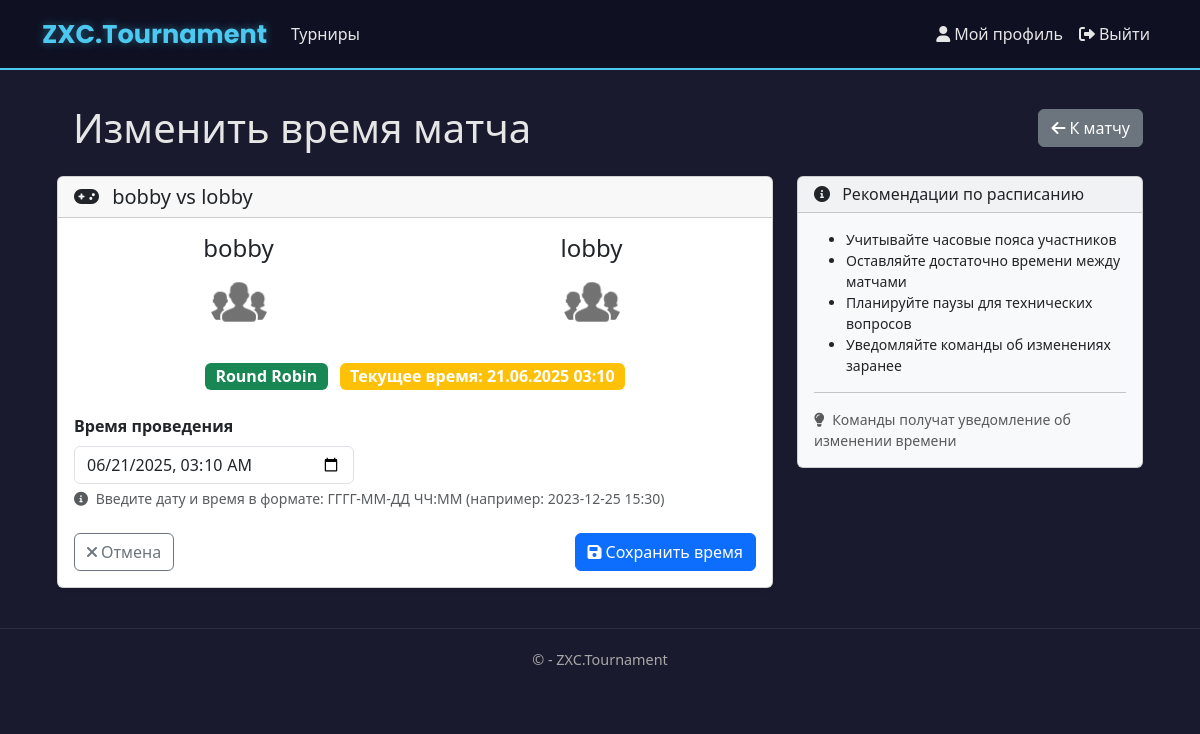
The page /tournaments/5/matches/6/schedule/ (signed in) on the database its author committed.
### app/models.py (models this page shows, shortened)
class RoundRobinMatch(models.Model):
    table = models.ForeignKey(RoundRobinTable, on_delete=models.CASCADE, related_name='matches')
    team1 = models.ForeignKey(Team, on_delete=models.CASCADE, related_name='rr_team1_matches')
    team2 = models.ForeignKey(Team, on_delete=models.CASCADE, related_name='rr_team2_matches')
    winner = models.ForeignKey(Team, on_delete=models.SET_NULL, null=True, blank=True, related_name='rr_won_matches')
    team1_score = models.PositiveIntegerField(default=0)
    team2_score = models.PositiveIntegerField(default=0)
    format = models.CharField(max_length=3, choices=TournamentBracket.FORMAT_CHOICES, default='BO3')
    scheduled_time = models.DateTimeField(null=True, blank=True)
    is_completed = models.BooleanField(default=False)
    round_number = models.PositiveIntegerField(default=1)
    class Meta:
        unique_together = ('table', 'team1', 'team2')
        ordering = ['round_number', 'scheduled_time']
        verbose_name = 'Матч Round Robin'
        verbose_name_plural = 'Матчи Round Robin'

class Team(models.Model):
    name = models.CharField(
        max_length=20,
        unique=True,
        verbose_name="Название команды",
        error_messages={
            'unique': "Команда с таким названием уже существует"
        }
    )
    avatar = models.ImageField(
        upload_to='team_avatars/',
        default='team_avatars/default_team.jpg',
        blank=True,
        null=True,
        verbose_name="Аватар команды"
    )
    captain = models.ForeignKey(
        User,
        on_delete=models.CASCADE,
        related_name='captained_teams',
        verbose_name="Капитан"
    )
    members = models.ManyToManyField(
        User,
        related_name='teams',
        blank=True,
        verbose_name="Участники"
    )
    created_at = models.DateTimeField(
        auto_now_add=True,
        verbose_name="Дата создания"
    )
    invite_code = models.CharField(
        max_length=32,
        unique=True,
        verbose_name="Код приглашения"
    )
    class Meta:
        verbose_name = 'Команда'
        verbose_name_plural = 'Команды'
        ordering = ['-created_at']

### app/views.py (the view)
# urls.py: path('tournaments/<int:tournament_id>/matches/<int:match_id>/schedule/', views.edit_match_schedule, name='edit_match_schedule'),
@login_required
def edit_match_schedule(request, tournament_id, match_id):
    tournament = get_object_or_404(Tournament, id=tournament_id)
    if not tournament.is_creator(request.user):
        messages.error(request, 'Только создатель турнира может изменять расписание')
        return redirect('tournament_detail', tournament_id=tournament.id)
    match = None
    match_type = None
    try:
        match = BracketMatch.objects.get(id=match_id, stage__bracket__tournament=tournament)
        match_type = 'bracket'
    except BracketMatch.DoesNotExist:
        try:
            match = RoundRobinMatch.objects.get(id=match_id, table__tournament=tournament)
            match_type = 'round_robin'
        except RoundRobinMatch.DoesNotExist:
            messages.error(request, 'Матч не найден')
            return redirect('tournament_detail', tournament_id=tournament.id)
    if request.method == 'POST':
        form = MatchScheduleForm(request.POST)
        if form.is_valid():
            match.scheduled_time = form.cleaned_data['scheduled_time']
            match.save()
            messages.success(request, 'Время матча успешно обновлено')
            return redirect('match_detail', tournament_id=tournament.id, match_id=match.id)
    else:
        form = MatchScheduleForm(initial={'scheduled_time': match.scheduled_time})
    return render(request, 'app/tournaments/matches/edit_match_schedule.html', {
        'form': form,
        'tournament': tournament,
        'match': match,
        'match_type': match_type
    })

### app/forms.py (shortened to what this page needs)
class MatchScheduleForm(forms.Form):
    scheduled_time = forms.DateTimeField(
        label='Время проведения',
        widget=forms.DateTimeInput(attrs={
            'type': 'datetime-local',
            'class': 'form-control'
        }),
        required=True
    )

### app/models.py (called while the page is built)
    def is_creator(self, user):
        return self.creator == user

### app/templates/app/tournaments/matches/edit_match_schedule.html (shortened to what this page needs)
{% extends "app/layout.html" %}
{% block content %}
<div class="container mt-4">
    <div class="d-flex justify-content-between align-items-center mb-4">
        <div class="d-flex align-items-center">
            <h1 class="mb-0">Изменить время матча</h1>
        </div>
        <a href="{% url 'match_detail' tournament.id match.id %}" class="btn btn-secondary">
            <i class="fas fa-arrow-left me-1"></i>К матчу
        </a>
    </div>
    <div class="row justify-content-center">
        <div class="col-md-8">
            <div class="card shadow-sm">
                <div class="card-header">
                    <h5 class="mb-0">
                        <i class="fas fa-gamepad me-2"></i>
                        {{ match.team1.name }} vs {{ match.team2.name }}
                    </h5>
                </div>
                <div class="card-body">
                    <div class="row mb-4">
                        <div class="col-md-6">
                            <div class="text-center">
                                <h4>{{ match.team1.name }}</h4>
                                {% if match.team1.avatar %}
                                <img src="{{ match.team1.avatar.url }}"
                                     alt="{{ match.team1.name }}"
                                     class="rounded-circle mb-2"
                                     width="60" height="60">
                                {% else %}
                                <div class="bg-primary rounded-circle mx-auto mb-2 d-flex align-items-center justify-content-center"
                                     style="width: 60px; height: 60px;">
                                    <i class="fas fa-users text-white"></i>
                                </div>
                                {% endif %}
                            </div>
                        </div>
                        <div class="col-md-6">
                            <div class="text-center">
                                <h4>{{ match.team2.name }}</h4>
                                {% if match.team2.avatar %}
                                <img src="{{ match.team2.avatar.url }}"
                                     alt="{{ match.team2.name }}"
                                     class="rounded-circle mb-2"
                                     width="60" height="60">
                                {% else %}
                                <div class="bg-secondary rounded-circle mx-auto mb-2 d-flex align-items-center justify-content-center"
                                     style="width: 60px; height: 60px;">
                                    <i class="fas fa-users text-white"></i>
                                </div>
                                {% endif %}
                            </div>
                        </div>
                    </div>
                    <div class="text-center mb-4">
                        {% if match_type == 'bracket' %}
                        <span class="badge bg-info fs-6">{{ match.stage.name }}</span>
                        <span class="badge bg-secondary fs-6 ms-2">{{ match.stage.get_format_display }}</span>
                        {% else %}
                        <span class="badge bg-success fs-6">Round Robin</span>
                        {% endif %}
                        {% if match.scheduled_time %}
                        <span class="badge bg-warning fs-6 ms-2">
                            Текущее время: {{ match.scheduled_time|date:"d.m.Y H:i" }}
                        </span>
                        {% endif %}
                    </div>
                    <form method="post">
                        <div class="form-group mb-4">
                            <label for="{{ form.scheduled_time.id_for_label }}" class="form-label fw-bold">
                                {{ form.scheduled_time.label }}
                            </label>
                            {{ form.scheduled_time }}
                            <div class="form-text">
                                <i class="fas fa-info-circle me-1"></i>
                                Введите дату и время в формате: ГГГГ-ММ-ДД ЧЧ:ММ (например: 2023-12-25 15:30)
                            </div>
                        </div>
                        <div class="d-flex justify-content-between mt-4">
                            <a href="{% url 'match_detail' tournament.id match.id %}" class="btn btn-outline-secondary">
                                <i class="fas fa-times me-1"></i>Отмена
                            </a>
                            <button type="submit" class="btn btn-primary">
                                <i class="fas fa-save me-1"></i>Сохранить время
                            </button>
                        </div>
                    </form>
                </div>
            </div>
        </div>
        <div class="col-md-4">
            <div class="card bg-light">
                <div class="card-header">
                    <h6 class="mb-0">
                        <i class="fas fa-info-circle me-2"></i>
                        Рекомендации по расписанию
                    </h6>
                </div>
                <div class="card-body">
                    <ul class="small mb-3">
                        <li>Учитывайте часовые пояса участников</li>
                        <li>Оставляйте достаточно времени между матчами</li>
                        <li>Планируйте паузы для технических вопросов</li>
                        <li>Уведомляйте команды об изменениях заранее</li>
                    </ul>
                    <hr class="my-3">
                    <p class="small text-muted mb-0">
                        <i class="fas fa-lightbulb me-1"></i>
                        Команды получат уведомление об изменении времени
                    </p>
                </div>
            </div>
        </div>
    </div>
</div>
{% endblock %}

### static/app/content/site.css (style rules this page uses)
body { padding-top: 10px; padding-bottom: 10px; }
input, select, textarea { max-width: 280px; }
body { background-color: #1a1a2e; color: #e6e6e6; font-family: 'Segoe UI', Tahoma, Geneva, Verdana, sans-serif; }

### rows shown on the page
RoundRobinMatch: team1.name "bobby", team2.name "lobby", team1.avatar (placeholder picture), team2.avatar (placeholder picture), scheduled_time "21.06.2025 03:10"
